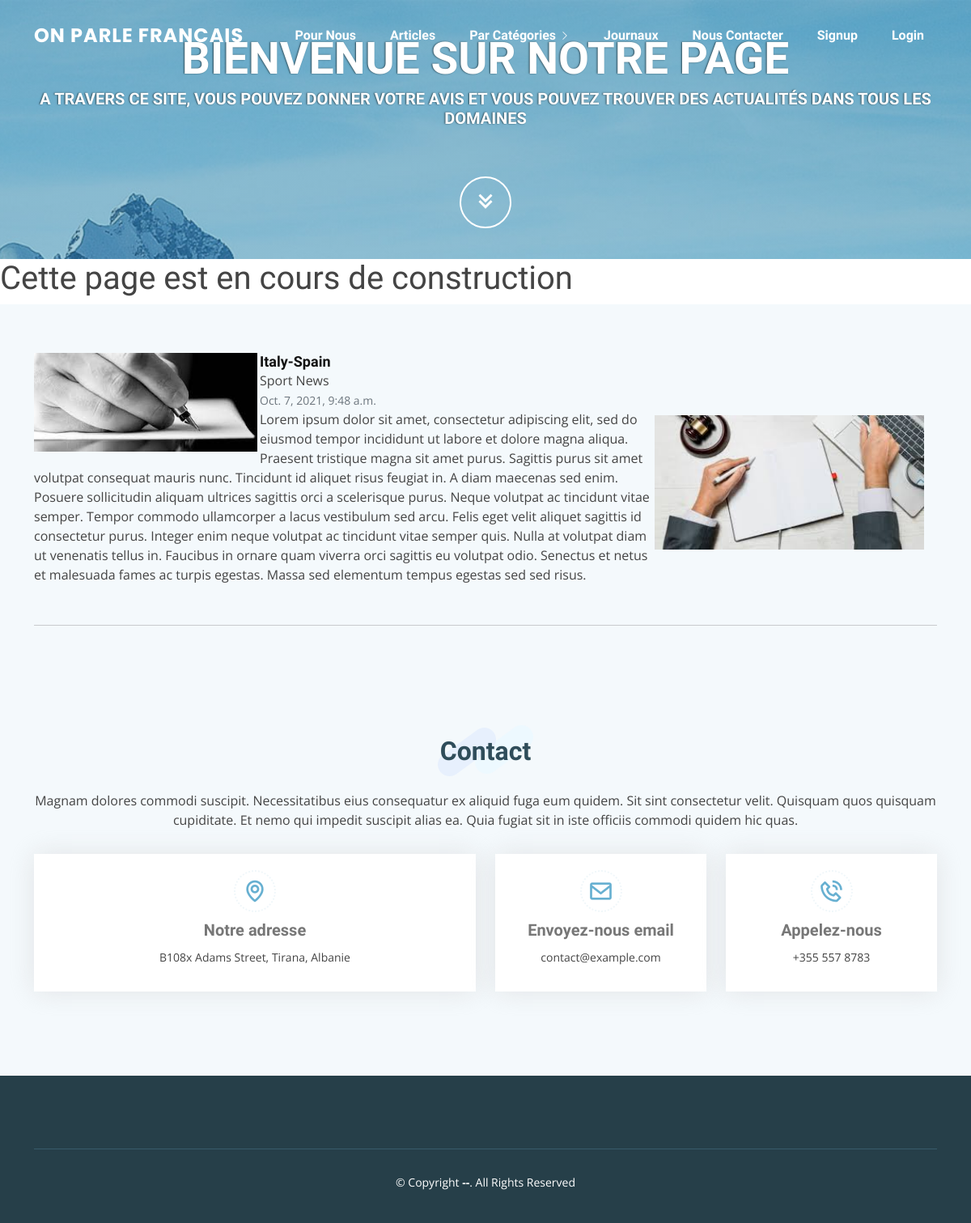
/single/Italy-Spain, run on an earlier commit of the app's database.
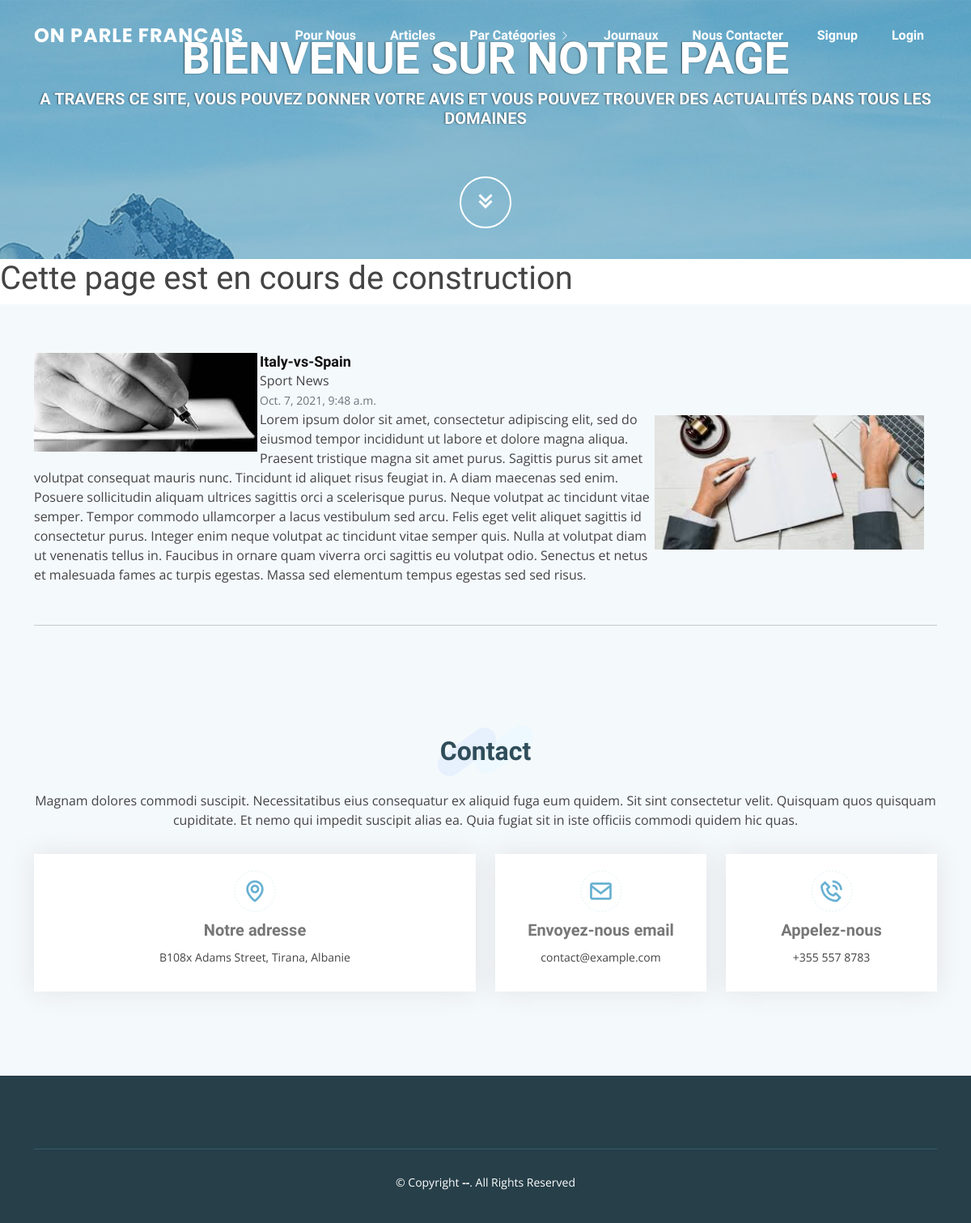
And on a later commit of the database.
### articles/models.py (models this page shows, shortened)
class Article(models.Model):
    HEALTH = 'HL'
    ACTUALITY = 'ACT'
    SPORT = 'SP'
    POLITICS = 'POL'
    BUSINESS = 'BNS'
    ENTERTAINMENT = 'ENTM'
    HISTORY = 'HS'
    LITERATURE = 'LTR'
    CATEGORY_ARTICLE_CHOICES = [
        (HEALTH, 'Health'),
        (ACTUALITY, 'Actuality'),
        (SPORT, 'Sport'),
        (POLITICS, 'Politics'),
        (ENTERTAINMENT, 'Entertainment'),
        (HISTORY, 'History'),
        (LITERATURE, 'Literature'),
    ]
    category = models.CharField(
        max_length=4,
        choices=CATEGORY_ARTICLE_CHOICES,
        default=ACTUALITY,
    )
    title = models.CharField(max_length=1024)
    authors = models.CharField(max_length=1024)
    content = models.TextField()
    authors_image = models.ImageField(upload_to='images/', max_length=100, null=True, blank=True)
    content_image = models.ImageField(upload_to='images/', max_length=100, null=True, blank=True)
    created_at = models.DateTimeField(auto_now_add=True)
    slug = models.SlugField(max_length=1024, null=True, blank=True)
    class Meta:
        ordering = ('created_at',)
    @property
    def authors_image_url(self):
        if self.authors_image and hasattr(self.authors_image, 'url'):
            return self.authors_image.url
        else:
            return "/static/img/authors_default_image.jpg"
    @property
    def content_image_url(self):
        if self.content_image and hasattr(self.content_image, 'url'):
            return self.content_image.url
        else:
            return "/static/img/content_default_image.jpg"

### articles/views.py (the view)
# urls.py: path('single/<slug:slug>', views.ArticleDetailView.as_view(), name='single_article'),
class ArticleDetailView(DetailView):
    template_name = "articles/single_article.html"
    queryset = Article.objects.all()
    context_object_name = "item"

### articles/templates/articles/single_article.html (shortened to what this page needs)
{% extends 'articles/base.html' %} {% load static %} {% block content %}
<section id="testimonials" class="testimonials section-bg">
  <div class="container">
    <div class="row">
      <div class="col-lg-12" data-aos="fade-up" data-aos-delay="100">
        <div class="testimonial-item">
          <img
            src="{{ item.authors_image_url }}"
            class="testimonial-img"
            alt=""
          />
          <img
            src="{{ item.content_image_url }}"
            class="testimonial-content-img"
            alt="content-img"
          />
          <h3>{{ item.title }}</h3>
          {{ item.authors }}
          <br />
          <small class="text-muted">{{item.created_at}}</small>
          <br />
          {{ item.content }}
        </div>
        <hr />
      </div>
    </div>
  </div>
</section>
{% endblock content %}

### articles/templates/articles/base.html (shortened to what this page needs)
{% load static %}
<!DOCTYPE html>
<html lang="en">
<head>
    <link rel="stylesheet" href=" {% static 'css/style.css' %} ">
    <link href="{% static 'vendor/aos/aos.css' %}" rel="stylesheet">
    <link href="{% static 'vendor/bootstrap/css/bootstrap.min.css' %}" rel="stylesheet">
    <link href="{% static 'vendor/bootstrap-icons/bootstrap-icons.css' %}" rel="stylesheet">
    <link href="{% static 'vendor/boxicons/css/boxicons.min.css' %}" rel="stylesheet">
    <link href="{% static 'vendor/glightbox/css/glightbox.min.css' %}" rel="stylesheet">
    <link href="{% static 'vendor/swiper/swiper-bundle.min.css' %}" rel="stylesheet">
    <link rel="stylesheet" type="text/css" href="{% static 'css/style.css' %}">
  </head>
  <body>
    {% include 'articles/header.html' %}
    <main id="main">
        <h1>
          Cette page est en cours de construction
        </h1>
        {% block content %}
        {% endblock %}
      <section id="contact" class="contact section-bg">
        <div class="container" data-aos="fade-up">
          <div class="section-title">
            <h2>Contact</h2>
            <p>Magnam dolores commodi suscipit. Necessitatibus eius consequatur ex aliquid fuga eum quidem. Sit sint consectetur velit. Quisquam quos quisquam cupiditate. Et nemo qui impedit suscipit alias ea. Quia fugiat sit in iste officiis commodi quidem hic quas.</p>
          </div>
          <div class="row">
            <div class="col-lg-6">
              <div class="info-box mb-4">
                <i class="bx bx-map"></i>
                <h3>Notre adresse</h3>
                <p>B108x Adams Street, Tirana, Albanie</p>
              </div>
            </div>
            <div class="col-lg-3 col-md-6">
              <div class="info-box  mb-4">
                <i class="bx bx-envelope"></i>
                <h3>Envoyez-nous email</h3>
                <p>contact@example.com</p>
              </div>
            </div>
            <div class="col-lg-3 col-md-6">
              <div class="info-box  mb-4">
                <i class="bx bx-phone-call"></i>
                <h3>Appelez-nous</h3>
                <p>+355 557 8783</p>
              </div>
            </div>
          </div>
        </div>
    </main>
    <footer id="footer">
      <div class="footer-top">
      </div>
      <div class="container">
        <div class="copyright">
          &copy; Copyright <strong><span>--</span></strong>. All Rights Reserved
        </div>
        <div class="credits">
        </div>
      </div>
    </footer>
  </body>
</html>

### articles/templates/articles/header.html (shortened to what this page needs)
<header id="header" class="fixed-top header-transparent">
  <div class="container d-flex align-items-center justify-content-between">
    <div class="logo">
      <h1 class="text-light">
        <a href="{% url 'articles:index' %}"><span>On parle francais</span></a>
      </h1>
    </div>
    <nav id="navbar" class="navbar">
      <ul>
        <li>
          <a class="nav-link scrollto" href="{% url 'articles:about_us' %}"
            >Pour Nous</a
          >
        </li>
        <li>
          <a class="nav-link scrollto" href="{% url 'articles:index' %}"
            >Articles</a
          >
        </li>
        <li class="dropdown">
          <a href="#"
            ><span>Par Catégories</span> <i class="bi bi-chevron-right"></i
          ></a>
        </li>
        <li>
          <a class="nav-link scrollto" href="{% url 'articles:newsapi' %}"
            >Journaux</a
          >
        </li>
        <li><a class="nav-link scrollto" href="#contact">Nous Contacter</a></li>
        {% if not request.user.is_authenticated %}
        <li>
          <a class="nav-link scrollto" href=" {% url 'articles:signup' %} "
            >Signup</a
          >
        </li>
        {% endif %} {% if request.user.is_authenticated %}
        <li class="nav-link scrollto">{{ request.user.username }}</li>
        <li>
          <a
            class="nav-link scrollto"
            href=" {% url 'articles:create_article' %} "
            >Créer Article</a
          >
        </li>
        <li>
          <a class="nav-link scrollto" href=" {% url 'articles:logout' %} "
            >Logout</a
          >
        </li>
        {% else %}
        <li>
          <a class="nav-link scrollto" href=" {% url 'articles:login' %} "
            >Login</a
          >
        </li>
        {% endif %}
      </ul>
    </nav>
  </div>
</header>
<section id="hero">
  <div class="hero-container" data-aos="fade-up">
    <h1>Bienvenue sur notre page</h1>
    <h2>
      A travers ce site, vous pouvez donner votre avis et vous pouvez trouver
      des actualités dans tous les domaines
    </h2>
    <a href="{% url 'articles:index' %}" class="btn-get-started scrollto"
      ><i class="bx bx-chevrons-down"></i
    ></a>
  </div>
</section>

### static/css/style.css (style rules this page uses)
body { font-family: "Open Sans", sans-serif; color: #444444; }
a { text-decoration: none; color: #67b0d1; }
h1, h2, h3, h4, h5, h6 { font-family: "Raleway", sans-serif; }
#main { margin-top: 90px; }
#header { transition: all 0.5s; z-index: 997; transition: all 0.5s; padding: 24px 0; background: rgba(103, 176, 209, 0.8); }
#header.header-transparent { background: transparent; }
#header .logo h1 { font-size: 24px; margin: 0; line-height: 1; font-weight: 700; letter-spacing: 1px; font-family: "Poppins", sans-serif; text-transform: uppercase; }
#header .logo h1 a, #header .logo h1 a:hover { color: #fff; text-decoration: none; }
.navbar { padding: 0; }
.navbar ul { margin: 0; padding: 0; display: flex; list-style: none; align-items: center; }
.navbar li { position: relative; }
.navbar a, .navbar a:focus { display: flex; align-items: center; justify-content: space-between; padding: 8px 16px; margin-left: 10px; font-family: "Raleway", sans-serif; font-size: 16px; font-weight: 700; color: #fff; white-space: nowrap; transition: 0.3s; }
.navbar a i, .navbar a:focus i { font-size: 12px; line-height: 0; margin-left: 5px; }
#hero { width: 100%; height: 40vh; background: linear-gradient(rgba(55, 142, 181, 0.5), rgba(55, 142, 181, 0.2)), url("/static/img/hero-bg.jpg") top center; background-size: cover; position: relative; margin-bottom: -90px; }
#hero .hero-container { position: absolute; bottom: 0; top: 0; left: 0; right: 0; display: flex; justify-content: center; align-items: center; flex-direction: column; text-align: center; }
#hero h1 { margin: 10px 0 10px 0; padding-top: 5px; font-size: 55px; font-weight: 700; line-height: 56px; text-transform: uppercase; color: #fff; text-shadow: -1px 0 2px #2f4d5a; }
#hero h2 { color: #fff; margin-bottom: 50px; font-size: 20px; text-transform: uppercase; font-weight: 700; text-shadow: -1px 0 2px #2f4d5a; }
#hero .btn-get-started { font-size: 36px; display: inline-block; padding: 4px 0; border-radius: 50px; transition: 0.3s ease-in-out; margin: 10px; width: 64px; height: 64px; text-align: center; border: 2px solid #fff; color: #fff; }
@media (min-width: 1024px) { #hero { background-attachment: fixed; } }
section { padding: 60px 0; overflow: hidden; }
.section-bg { background-color: #f4f9fc; }
.section-title { text-align: center; padding-bottom: 30px; }
.section-title h2 { font-size: 32px; font-weight: bold; position: relative; margin-bottom: 30px; color: #2f4d5a; z-index: 2; }
.section-title h2::after { content: ""; position: absolute; left: 50%; top: 50%; transform: translate(-50%, -50%); width: 122px; height: 66px; background: url(../img/section-title-bg.png) no-repeat; z-index: -1; }
.section-title p { margin-bottom: 0; }
.testimonials .testimonial-item { box-sizing: content-box; text-align:left; min-height: 320px; }
.testimonials .testimonial-item .testimonial-img { width: 25%; border-radius: 0; float: left; margin: 15px, 5px 0px, 0px; padding-right: 3px; }
.testimonials .testimonial-item .testimonial-content-img { width: 30%; border-radius: 0; float: right; margin: 75px 15px 0px 0px; padding: 2px 1px 0px 1px ; }
.testimonials .testimonial-item h3 { font-size: 18px; font-weight: bold; margin: 0 0 0; color: #111; }
.contact { padding-bottom: 80px; }
.contact .info-box { color: #444444; background: #fff; text-align: center; box-shadow: 0 0 30px rgba(214, 215, 216, 0.6); padding: 20px 0 30px 0; }
.contact .info-box i { font-size: 32px; color: #67b0d1; border-radius: 50%; padding: 8px; border: 2px dotted #f0f7fa; }
.contact .info-box h3 { font-size: 20px; color: #777777; font-weight: 700; margin: 10px 0; }
.contact .info-box p { padding: 0; line-height: 24px; font-size: 14px; margin-bottom: 0; }
#footer { background: #263f49; padding: 0 0 30px 0; color: #fff; font-size: 14px; }
#footer .footer-top { padding: 60px 0 30px 0; }
#footer .copyright { border-top: 1px solid #385b6b; text-align: center; padding-top: 30px; }
#footer .credits { padding-top: 10px; text-align: center; font-size: 13px; color: #fff; }

What changed in the data, as far as the page shows it:
changed Article "Sport News": title "Italy-Spain" → "Italy-vs-Spain"
